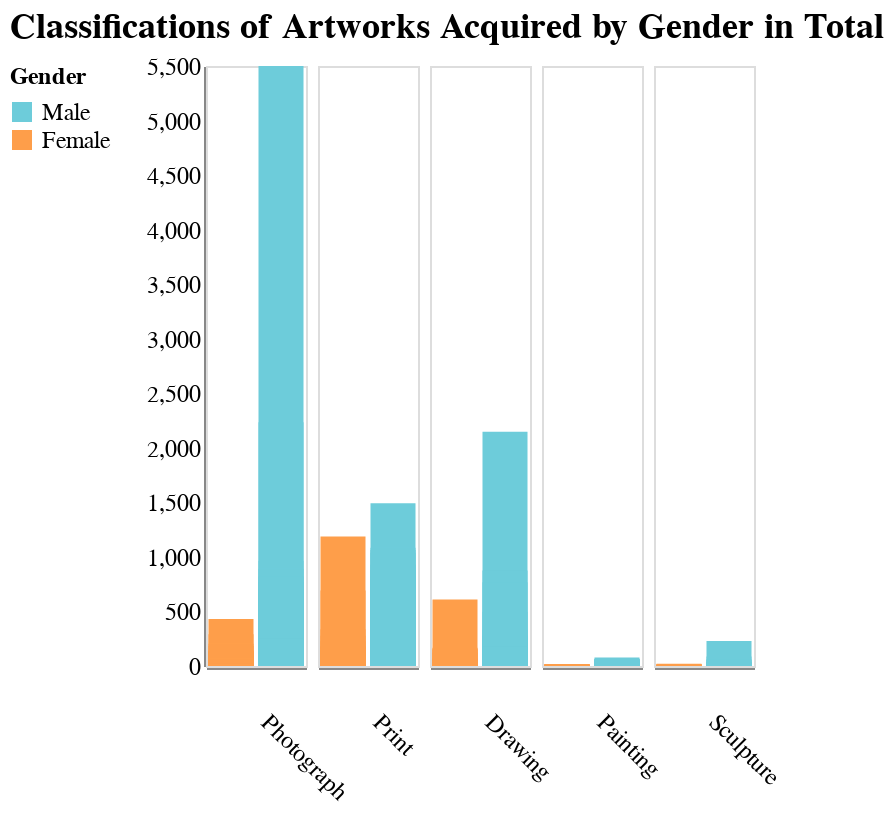

The cell this chart's notebook holds for it:
### Code cell
alt.Chart(gender_year_df,width=50, title="Classifications of Artworks Acquired by Gender in Total").mark_bar().encode(
    x=alt.X('Gender:O',
            axis=alt.Axis(title=None,grid=False,ticks=False,labels=False)),
    y=alt.Y('Title:Q',stack=None,axis=alt.Axis(title=None,grid=False,ticks=False,labels=True)),
    tooltip="Title:N",
    color=alt.Color('Gender:N',scale=pink_blue),
    column=alt.Column('Classification:N',title=None,header=alt.Header(labelAngle=45,labelFontSize=12,orient='bottom',labelPadding=30,labelAlign='left'),sort=["Photograph","Print","Drawing","Painting","Sculpture"])
).transform_filter(
    alt.FieldOneOfPredicate(field='Classification',oneOf=["Photograph","Print","Drawing","Painting","Sculpture"])
).configure_legend(
   orient='left',
     titleFontSize=12,
     labelFontSize=12
).configure_axis(
    titleFontSize=14,
    labelFontSize=12,
    grid=False,
    ticks=False
).configure_title(
    fontSize=18
).configure_facet(
    spacing=4
)

### Figure 1 — Vega-Lite specification as saved in the notebook (floating-point values rounded to 4 significant figures; data arrays with more than 128 entries replaced by an {"elided": "..."} marker saying what was removed)
{"config": {"view": {"continuousWidth": 400, "continuousHeight": 300}, "axis": {"grid": false, "labelFontSize": 12, "ticks": false, "titleFontSize": 14}, "facet": {"spacing": 4}, "legend": {"labelFontSize": 12, "orient": "left", "titleFontSize": 12}, "title": {"fontSize": 18}}, "data": {"name": "data-b0708050ab4203655a0435a5285d2d7a"}, "mark": "bar", "encoding": {"color": {"type": "nominal", "field": "Gender", "scale": {"domain": ["Male", "Female"], "range": ["#6DCCDA", "#FE9E4A"]}}, "column": {"type": "nominal", "field": "Classification", "header": {"labelAlign": "left", "labelAngle": 45, "labelFontSize": 12, "labelPadding": 30, "orient": "bottom"}, "sort": ["Photograph", "Print", "Drawing", "Painting", "Sculpture"], "title": null}, "tooltip": {"type": "nominal", "field": "Title"}, "x": {"type": "ordinal", "axis": {"grid": false, "labels": false, "ticks": false, "title": null}, "field": "Gender"}, "y": {"type": "quantitative", "axis": {"grid": false, "labels": true, "ticks": false, "title": null}, "field": "Title", "stack": null}}, "title": "Classifications of Artworks Acquired by Gender in Total", "transform": [{"filter": {"field": "Classification", "oneOf": ["Photograph", "Print", "Drawing", "Painting", "Sculpture"]}}], "width": 50, "$schema": "https://vega.github.io/schema/vega-lite/v4.8.1.json", "datasets": {"data-b0708050ab4203655a0435a5285d2d7a": {"elided": "1559 records"}}}
